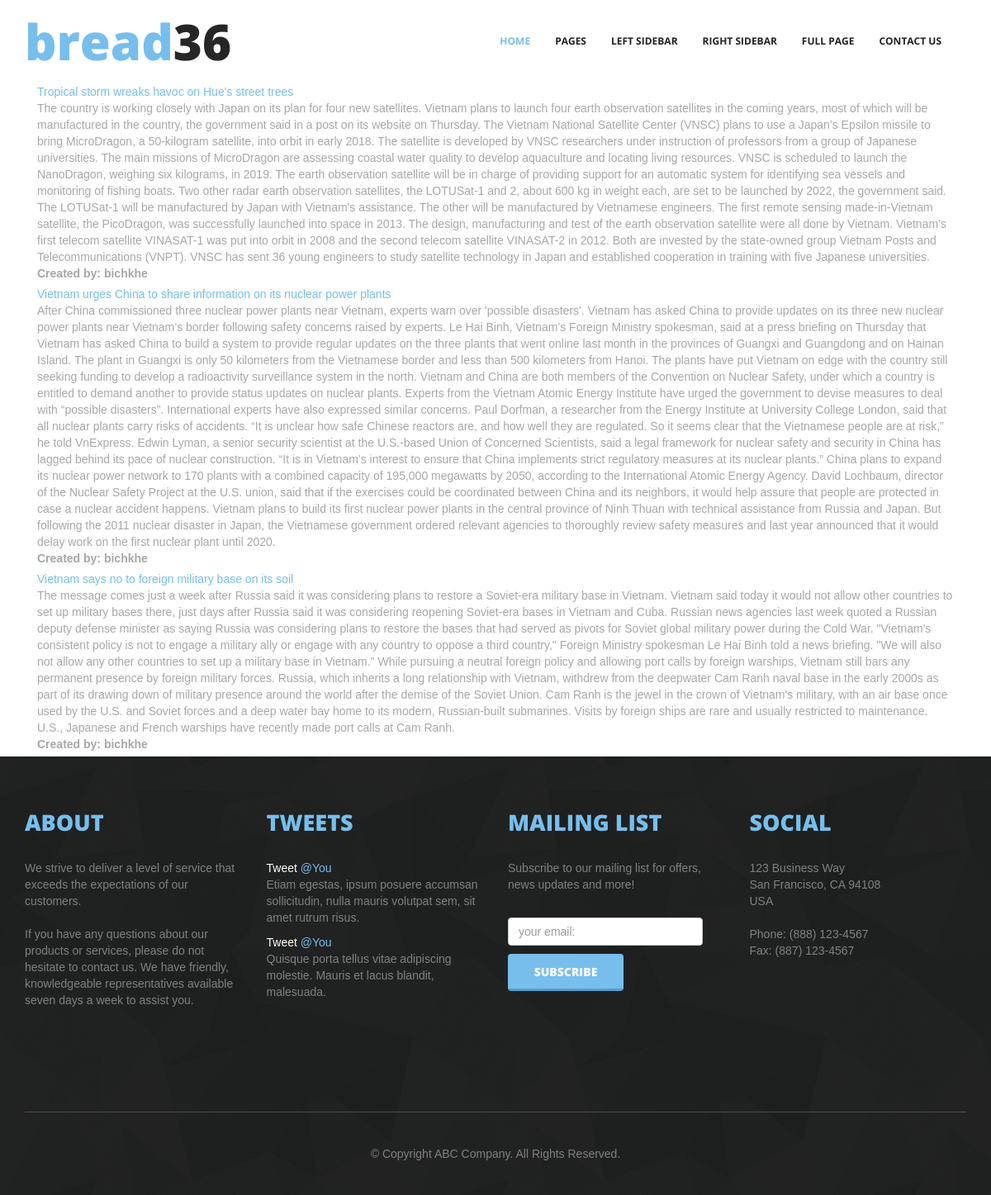
Page /news/ on the committed database.
### bread/models.py (models this page shows)
class Articles(models.Model):
    title = models.CharField(max_length = 100)
    time_created = models.DateField()
    content = models.TextField()
    created_by = models.ForeignKey(User)

### bread/views.py (the view)
# urls.py: url(r'^news/', views.news, name='news'),
def news(request):
    articles = Articles.objects.all()
    tvars ={
        'articles': articles,
    }
    return render(request,'news.html', tvars)

### templates/news.html
{% extends "base.html" %}
{% load staticfiles %}
{% load static %}
{% block body %}
    <div class="container">
    <div class="col-sm-12">
         {% for article in articles  %}
        <a href ="{% url 'index' %}" >{{ article.title }}</a>
        <div>
            {{ article.content }}
        </div>
        <label>Created by: {{ article.created_by }}</label><br>
        {% endfor %}
    </div>
    </div>
{% endblock %}

### templates/base.html (shortened to what this page needs)
{% load staticfiles %}
{% load static %}
<html>
<head>
<link href="{% static "bread/css/bootstrap.min.css" %}" rel="stylesheet">
<link href="{% static "bread/css/style.css" %}" rel="stylesheet">
</head>
<body>
{% block header %}
<header class="main__header">
  <div class="container">
    <nav class="navbar navbar-default" role="navigation">
      <div class="navbar-header">
        <h1 class="navbar-brand"><a href="index.html">bread<span>36</span></a></h1>
      </div>
      <div class="navbar-collapse navbar-right" id="bs-example-navbar-collapse-1">
        <ul class="nav navbar-nav">
          <li class="active"><a href="index.html">Home</a></li>
          <li class="dropdown"> <a href="#" class="dropdown-toggle" data-toggle="dropdown">Pages</a>
          </li>
          <li><a href="left_sidebar.html">left sidebar</a></li>
          <li><a href="right_sidebar.html">right sidebar</a></li>
          <li><a href="full_width.html">full page</a></li>
          <li><a href="contact.html">contact us</a></li>
        </ul>
      </div>
    </nav>
  </div>
</header>
{% endblock %}
{% block body %}
{% endblock %}
{% block footer %}
    <footer>
  <div class="container">
    <div class="row">
      <div class="col-md-3">
        <h3>About</h3>
        <p>We strive to deliver a level of service that exceeds the expectations of our customers. <br />
          <br />
          If you have any questions about our products or services, please do not hesitate to contact us. We have friendly, knowledgeable representatives available seven days a week to assist you.</p>
      </div>
      <div class="col-md-3">
        <h3>Tweets</h3>
        <p><span>Tweet</span> <a href="#">@You</a><br />
          Etiam egestas, ipsum posuere accumsan sollicitudin, nulla mauris volutpat sem, sit amet rutrum risus. </p>
        <p><span>Tweet</span> <a href="#">@You</a><br />
          Quisque porta tellus vitae adipiscing molestie. Mauris et lacus blandit, malesuada.</p>
      </div>
      <div class="col-md-3">
        <h3>Mailing list</h3>
        <p>Subscribe to our mailing list for offers, news updates and more!</p>
        <br />
        <form action="#" method="post" class="form-inline" role="form">
          <div class="form-group">
            <input type="email" class="form-control form-control-lg" id="exampleInputEmail2" placeholder="your email:">
          </div>
          <button type="submit" class="btn btn-primary btn-md">subscribe</button>
        </form>
      </div>
      <div class="col-md-3">
        <h3>Social</h3>
        <p>123 Business Way<br />
          San Francisco, CA 94108<br />
          USA<br />
          <br />
          Phone: (888) 123-4567<br />
          Fax: (887) 123-4567<br />
          <br />
        </p>
        <div class="social__icons"> <a href="#" class="socialicon socialicon-twitter"></a> <a href="#" class="socialicon socialicon-facebook"></a> <a href="#" class="socialicon socialicon-google"></a> <a href="#" class="socialicon socialicon-mail"></a> </div>
      </div>
    </div>
    <hr>
    <p class="text-center">&copy; Copyright ABC Company. All Rights Reserved.</p>
  </div>
</footer>
{% endblock %}
</body>
</html>

### bread/static/bread/css/style.css (style rules this page uses)
a, input, button { -webkit-transition: all ease .2s; -moz-transition: all ease .2s; -o-transition: all ease .2s; transition: all ease .2s; }
body { font-family: Calibri, sans-serif; color: #a6a8a8; font-size: 14px; }
a { color: #77beec; }
hr { border-color: #e5e5e5; margin: 10px 0 10px 0; }
h1, h2, h3, h4, h5, .btn, p.big-paragraph, .carousel-caption, .recent-posts .col-md-9 .text p small, .navbar-default .navbar-brand, .orange { font-family: 'Open Sans', sans-serif; font-weight: 800; }
h1 { font-size: 60px; text-transform: none; color: #262626; }
h3 { font-size: 27px; color: #222; text-transform: uppercase; }
.form-control, .form-control:focus { -webkit-box-shadow: none; box-shadow: none; }
.btn-primary { font-size: 18px; text-transform: uppercase; color: #fff; font-weight: 800; border-color: #77beec; border-bottom: 3px solid #589ecb; background: #77beec; }
.btn-md { font-size: 14px; width: 140px; height: 45px; line-height: 42px; padding: 0; margin-top: 20px; }
footer .btn-md, .recent-posts .btn-md { margin-top: 0px; }
header { background: #fff; width: 100%; }
.navbar-default .navbar-brand, .navbar-default .navbar-brand:hover { font-size: 60px; font-weight: 800; color: #77beec; text-transform: none; text-align: center; display: inline-block; margin: 40px auto; padding: 0; border-radius: 3px; -webkit-border-radius: 3px; -moz-border-radius: 3px; -ms-border-radius: 3px; -o-border-radius: 3px; }
.navbar-default .navbar-brand a { color: #77beec; text-decoration: none; }
.navbar-default .navbar-brand span { color: #262626; }
.navbar-default .navbar-brand a span { color: #262626; }
.navbar-default { background: none; border: none; margin-bottom: 0px; position: relative; z-index: 999; }
.navbar-default .navbar-nav { padding: 0px; }
.navbar-default .navbar-nav>li { padding: 40px 0; border-bottom: 1px solid transparent; }
.navbar-default .navbar-nav>li>a { color: #222222; font-size: 12px; padding: 0px 15px; font-weight: bold; font-family: 'Open Sans', sans-serif; box-sizing: border-box; -moz-box-sizing: border-box; text-transform: uppercase; }
.navbar-default .navbar-nav>li.dropdown>a { background: none; }
.navbar-default .navbar-nav>li.active>a, .navbar-default .navbar-nav>li>a:hover, .navbar-default .navbar-nav>li:hover>a, .navbar-default .navbar-nav>.open>a, .navbar-default .navbar-nav>.open>a:hover, .navbar-default .navbar-nav>.open>a:focus, .navbar-default .navbar-nav>li.open>a, .navbar-default .navbar-nav>li.active>a:hover { background: none; color: #77beec; }
.navbar-default .navbar-nav>li:first-child { margin-left: 0px; }
.row { padding: 75px 0; }
.container .row:first-child { padding: 75px 10% 75px 10%; }
.socialicon { position: relative; display: inline-block; width: 32px; margin-right: 5px; height: 32px; }
.socialicon-twitter { background: url('../images/social/twitter.png') no-repeat; }
.socialicon-facebook { background: url('../images/social/facebook.png') no-repeat; }
.socialicon-google { background: url('../images/social/google.png') no-repeat; }
.socialicon-mail { background: url('../images/social/mail.png') no-repeat; }
footer { background: #262626 url('../images/bg_pattern.png') repeat; color: #808080; }
footer h3 { padding-bottom: 20px; color: #77beec; }
footer hr { border-top: 1px solid #4e4e4e; margin: 70px 0 0 0; }
footer p span { color: #fff; }
footer>.container>.row:first-child { padding: 45px 0; }
footer .text-center { padding: 40px 0; margin: 0; }
footer .form-group { width: 90%; }
footer button.btn-primary { position: relative; top: 10px; }

### rows in the picture
Articles: title "Tropical storm wreaks havoc on Hue's street trees", content "The country is working closely with Japan on its plan for four new satellites. Vietnam plans to launch four earth observation satellites in the coming years, most of which will be manufactured in the country, the government said in a post on its website on Thursday. The Vietnam National Satellite Center (VNSC) plans to use a Japan’s Epsilon missile to bring MicroDragon, a 50-kilogram satellite, into orbit in early 2018. The satellite is developed by VNSC researchers under instruction of professors from a group of Japanese universities. The main missions of MicroDragon are assessing coastal water quality to develop aquaculture and locating living resources. VNSC is scheduled to launch the…", created_by "bichkhe"
Articles: title "Vietnam urges China to share information on its nuclear power plants", content "After China commissioned three nuclear power plants near Vietnam, experts warn over 'possible disasters'. Vietnam has asked China to provide updates on its three new nuclear power plants near Vietnam’s border following safety concerns raised by experts. Le Hai Binh, Vietnam’s Foreign Ministry spokesman, said at a press briefing on Thursday that Vietnam has asked China to build a system to provide regular updates on the three plants that went online last month in the provinces of Guangxi and Guangdong and on Hainan Island. The plant in Guangxi is only 50 kilometers from the Vietnamese border and less than 500 kilometers from Hanoi. The plants have put Vietnam on edge with the country still…", created_by "bichkhe"
Articles: title "Vietnam says no to foreign military base on its soil", content "The message comes just a week after Russia said it was considering plans to restore a Soviet-era military base in Vietnam. Vietnam said today it would not allow other countries to set up military bases there, just days after Russia said it was considering reopening Soviet-era bases in Vietnam and Cuba. Russian news agencies last week quoted a Russian deputy defense minister as saying Russia was considering plans to restore the bases that had served as pivots for Soviet global military power during the Cold War. \"Vietnam's consistent policy is not to engage a military ally or engage with any country to oppose a third country,\" Foreign Ministry spokesman Le Hai Binh told a news briefing. \"We…", created_by "bichkhe"
